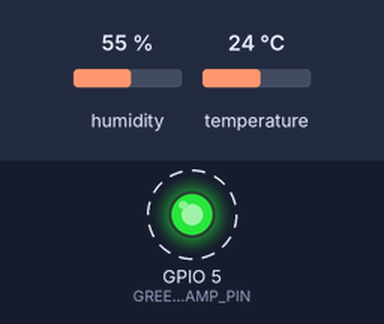
Recording of a program running on a simulated ESP32. Shown: output pins drawn as LEDs (lit = HIGH). Dashed ring = blinking. The inputs (shaded band) are chosen by the test bench; at power-on: humidity 55 %, temperature 24 °C. Nothing arrives over Bluetooth unless stated; a phone connects over Bluetooth LE 3 s after start; what the program prints to the serial monitor is not drawn.

Above: at 0.2 s.
Timing chart, 0 to 3.0 s (numbered marks = the images above):
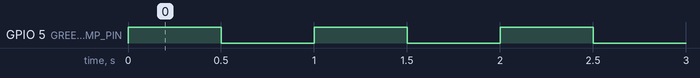

The program:

main.cpp
```cpp
#include <Arduino.h>
#include <BLEDevice.h>
#include <BLEUtils.h>
#include <BLEServer.h>

#include "DHTSensor.h"
#include "Lamp.h"

#define SERVER_NAME "ESP32"
#define TEMPERATURE_SERVICE_UUID "90aa77d2-bb5d-4f49-adc3-70c6a0a5e763"

#define TEMP_HUM_SENSOR_PIN 4   //D4 on board
#define GREEN_LAMP_PIN 5        //D5 on board

BLEServer* server;
BLEService* tempService;
bool isClientConnected = false;
BLECharacteristic tempCharacteristic("cba1d466-344c-4be3-ab3f-189f80dd7518", BLECharacteristic::PROPERTY_NOTIFY | BLECharacteristic::PROPERTY_READ);
BLEDescriptor tempDescriptor(BLEUUID((uint16_t)0x2902));
unsigned long lastTime = 0;
unsigned long timerDelay = 10000;

//Setup callbacks onConnect and onDisconnect
class MyServerCallbacks: public BLEServerCallbacks {
  void onConnect(BLEServer* pServer) {
    Serial.println("Client connected");
    isClientConnected = true;
  }
  void onDisconnect(BLEServer* pServer) {
    Serial.println("Client disconnected");
    isClientConnected = false;
    pServer->getAdvertising()->start();
  }
};

DHTSensor* tempHumSensor;
Lamp* greenLamp;

void setup() {
  Serial.begin(9600);
  Serial.println("");

  tempHumSensor = new DHTSensor(TEMP_HUM_SENSOR_PIN);
  greenLamp = new Lamp(GREEN_LAMP_PIN);

  BLEDevice::init(SERVER_NAME);
  server = BLEDevice::createServer();
  server->setCallbacks(new MyServerCallbacks());
  tempService = server->createService(TEMPERATURE_SERVICE_UUID);
  tempService->addCharacteristic(&tempCharacteristic);
  tempDescriptor.setValue("celcius");
  tempCharacteristic.addDescriptor(&tempDescriptor);
  tempService->start();

  //Set up advertising
  BLEAdvertising* devAdvertising = BLEDevice::getAdvertising();
  devAdvertising->addServiceUUID(TEMPERATURE_SERVICE_UUID);
  devAdvertising->setScanResponse(true);
  //For iPhone connections issue
  devAdvertising->setMinPreferred(0x06);
  devAdvertising->setMinPreferred(0x12);

  server->getAdvertising()->start();
  Serial.println("Waiting a client connection to notify...");
}

void loop() {
  if(isClientConnected){
    if ((millis() - lastTime) > timerDelay) {
      float temp = tempHumSensor->getTemerature();
      const int tempStrWholeSize = 5;
      char tempStr[tempStrWholeSize];
      dtostrf(temp, tempStrWholeSize-2, 1, tempStr);
      tempStr[tempStrWholeSize-1] = '\0';
      tempCharacteristic.setValue(tempStr);
      tempCharacteristic.notify();
      Serial.println(tempStr);
      lastTime = millis();
    }
  }

  if(isClientConnected){
    greenLamp->turnOn();
  } else{
    //call delay method inside
    greenLamp->pulse(500);
  }

}
```

Measured:
- by itself, GPIO 5 (GREEN_LAMP_PIN): alternates HIGH for 0.50 s and LOW for 0.50 s, 7 changes in all, then stays HIGH
